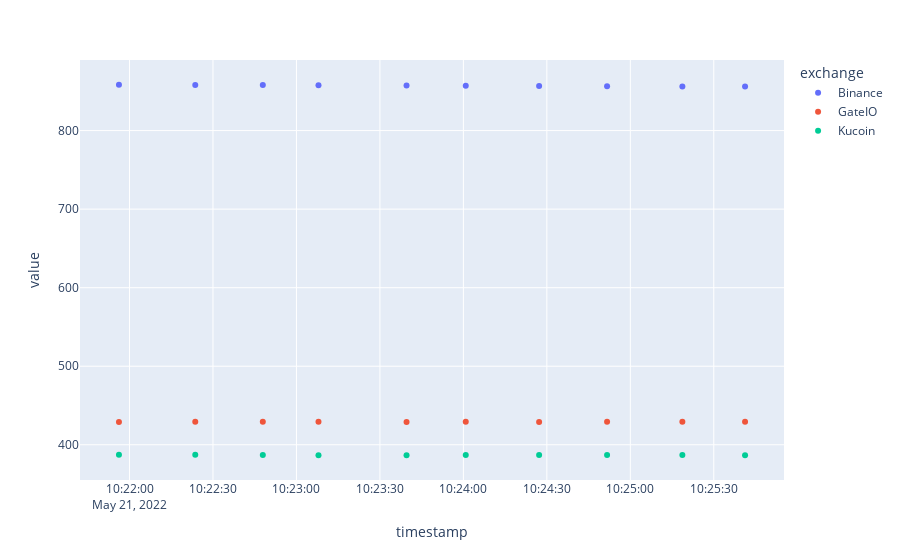

The code cell stored with this chart in its notebook:
### Code cell
fig = px.scatter(df_grouped, x='timestamp', y='value', color='exchange')
fig.show()

### Figure 1 — Plotly figure (JSON) as saved in the notebook; plotly's stock layout.template omitted (floating-point values rounded to 4 significant figures)
{"data": [{"hovertemplate": "exchange=Binance<br>timestamp=%{x}<br>value=%{y}<extra></extra>", "legendgroup": "Binance", "marker": {"color": "#636efa", "symbol": "circle"}, "mode": "markers", "name": "Binance", "orientation": "v", "showlegend": true, "type": "scatter", "x": ["2022-05-21 10:21:56.207780+00:00", "2022-05-21 10:22:23.634235+00:00", "2022-05-21 10:22:47.911410+00:00", "2022-05-21 10:23:07.924243+00:00", "2022-05-21 10:23:39.572023+00:00", "2022-05-21 10:24:00.852717+00:00", "2022-05-21 10:24:27.212645+00:00", "2022-05-21 10:24:51.647024+00:00", "2022-05-21 10:25:18.701837+00:00", "2022-05-21 10:25:41.234140+00:00"], "xaxis": "x", "y": [858.4, 858.0, 857.9, 857.8, 857.4, 857.0, 856.6, 856.5, 856.3, 856.2], "yaxis": "y"}, {"hovertemplate": "exchange=GateIO<br>timestamp=%{x}<br>value=%{y}<extra></extra>", "legendgroup": "GateIO", "marker": {"color": "#EF553B", "symbol": "circle"}, "mode": "markers", "name": "GateIO", "orientation": "v", "showlegend": true, "type": "scatter", "x": ["2022-05-21 10:21:56.207780+00:00", "2022-05-21 10:22:23.634235+00:00", "2022-05-21 10:22:47.911410+00:00", "2022-05-21 10:23:07.924243+00:00", "2022-05-21 10:23:39.572023+00:00", "2022-05-21 10:24:00.852717+00:00", "2022-05-21 10:24:27.212645+00:00", "2022-05-21 10:24:51.647024+00:00", "2022-05-21 10:25:18.701837+00:00", "2022-05-21 10:25:41.234140+00:00"], "xaxis": "x", "y": [429.0, 429.2, 429.2, 429.2, 429.1, 429.2, 429.2, 429.2, 429.3, 429.2], "yaxis": "y"}, {"hovertemplate": "exchange=Kucoin<br>timestamp=%{x}<br>value=%{y}<extra></extra>", "legendgroup": "Kucoin", "marker": {"color": "#00cc96", "symbol": "circle"}, "mode": "markers", "name": "Kucoin", "orientation": "v", "showlegend": true, "type": "scatter", "x": ["2022-05-21 10:21:56.207780+00:00", "2022-05-21 10:22:23.634235+00:00", "2022-05-21 10:22:47.911410+00:00", "2022-05-21 10:23:07.924243+00:00", "2022-05-21 10:23:39.572023+00:00", "2022-05-21 10:24:00.852717+00:00", "2022-05-21 10:24:27.212645+00:00", "2022-05-21 10:24:51.647024+00:00", "2022-05-21 10:25:18.701837+00:00", "2022-05-21 10:25:41.234140+00:00"], "xaxis": "x", "y": [387.3, 387.2, 387.1, 386.8, 386.7, 386.9, 387.0, 386.8, 386.9, 386.7], "yaxis": "y"}], "layout": {"legend": {"title": {"text": "exchange"}, "tracegroupgap": 0}, "margin": {"t": 60}, "xaxis": {"anchor": "y", "domain": [0, 1], "title": {"text": "timestamp"}}, "yaxis": {"anchor": "x", "domain": [0, 1], "title": {"text": "value"}}}}
